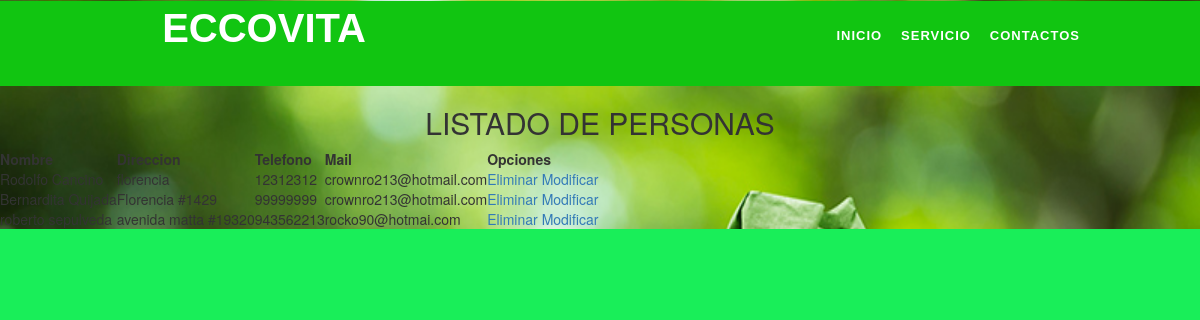
Screenshot of /listar-personas/ with the database file from the repository.
### core/models.py (models this page shows, shortened)
class DatosPersona(models.Model):
    Nombre = models.CharField(max_length=35)
    Direccion = models.CharField(max_length=40)
    Telefono = models.IntegerField()
    Mail = models.EmailField()
    Asunto = models.CharField(max_length=20)
    Mensaje = models.CharField(max_length=200)

### core/views.py (the view)
# urls.py: path('listar-personas/', listar_persona, name="listado_personas"),
def listar_persona(request):
    personas = DatosPersona.objects.all()
    return render(request, 'core/listar_persona.html', {'personas':personas})

### core/templates/core/listar_persona.html (shortened to what this page needs)
{% extends 'core/base.html' %}
{% block contenido %}
<h2>LISTADO DE PERSONAS</h2>
<table>
    <tr>
        <th>Nombre</th>
        <th>Direccion</th>
        <th>Telefono</th>
        <th>Mail</th>
        <th>Opciones</th>
    </tr>
    {% for a in personas %}
    <tr>
        <td>{{ a.Nombre }}</td>
        <td>{{ a.Direccion }}</td>
        <td>{{ a.Telefono }}</td>
        <td>{{ a.Mail }}</td>
        <td>
            <a href="{% url 'eliminar_persona' a.id %}">Eliminar</a>
            <a href="{% url 'modificar_persona' a.id %}">Modificar</a>
        </td>
    </tr>
    {% endfor %}
</table>
{% endblock contenido %}

### core/templates/core/base.html (shortened to what this page needs)
<!DOCTYPE html>
<html lang="es">
<head>
    {% load static %}
    <link rel="stylesheet" href="{% static 'core/css/Estilo.css' %}">
    <link rel="stylesheet" href="{% static 'core/css/Slinder.css' %}">
    <link rel="stylesheet" href="{% static 'core/css/animate.css' %}">
    <link rel="stylesheet" href="{% static 'core/css/style_scroll.css' %}">
    <link rel="stylesheet" href="{% static 'core/css/style_rodo.css' %}">
    <link rel="stylesheet" href="{% static 'core/css/style_form.css' %}">
    <link rel="stylesheet" href="{% static 'core/css/Responsive.css' %}">
    <link rel="stylesheet" href="Servicio.html">
    <link rel="stylesheet" href="Inicio.html">
    <link rel="stylesheet" href="Proyecto EccoVita.html">
    <link rel="stylesheet" href="formularioEccovita.html">
    <link rel="stylesheet" href="https://maxcdn.bootstrapcdn.com/bootstrap/3.3.7/css/bootstrap.min.css" >
</head>
<header>
    <div class="ancho">
        <div class="logo">
        <p><a href="{% url 'home' %}">ECCOVITA</a></p>
        </div>
        <nav>
            <ul>
                <li><a href="{% url 'home' %}">Inicio</a></li>
                <li><a href="{% url 'servicio' %}">Servicio</a></li>
                <li><a href="{% url 'formulario' %}">Contactos</a></li>
            </ul>
        </nav>
    </div>
</header>
{% block contenido %}{% endblock contenido %}
</html>

### core/static/core/css/Estilo.css (style rules this page uses)
* { padding: 0; margin: 0; }
header { width: 100%; background: rgb(17, 197, 17); height: 85px; z-index: 10; }
.ancho { width: 80%; height: 85px; background: rgb(17, 197, 17); margin: auto; }
.logo { width: 30%; height: 70px; background: rgb(17, 197, 17); float: left; padding-top: 10px; box-sizing: border-box; }
.logo p a { color: #fff; font-size: 40px; text-decoration: none; font-weight: bold; font-family: sans-serif; }
nav { width: 70%; height: 70px; background: olrgb(17, 197, 17)ive; float: left; text-align: right; padding-top: 24px; box-sizing: border-box; }
nav ul li { display: inline; }
nav ul li a { color: #fff; font-size: 13px; text-decoration: none; text-transform: uppercase; padding-left: 15px; font-weight: bold; letter-spacing: 1px; font-family: sans-serif; }
h2 { font-size: 26px; color: #333; text-align: center; font-family: sans-serif; }
p { color: #888; font-family: sans-serif; font-size: 15px; text-align: center; line-height: 35px; }

### core/static/core/css/style_rodo.css (style rules this page uses)
nav { width: 70%; height: 70px; background: olrgb(17, 197, 17)ive; float: left; text-align: right; padding-top: 24px; box-sizing: border-box; }
nav ul li { display: inline; }
nav ul li a { color: #fff; font-size: 13px; text-decoration: none; text-transform: uppercase; padding-left: 15px; font-weight: bold; letter-spacing: 1px; font-family: rale; }
header { width: 100%; background: rgb(17, 197, 17); height: 85px; z-index: 10; }
.ancho { width: 80%; height: 85px; background: rgb(17, 197, 17); margin: auto; font-family: sans-serif; }
nav ul li a { color: #fff; font-size: 13px; text-decoration: none; text-transform: uppercase; padding-left: 15px; font-weight: bold; letter-spacing: 1px; font-family: sans-serif; }
html { background-color:rgb(25, 238, 89); padding: 0,5%; }
.logo p a { color: #fff; font-size: 40px; text-decoration: none; font-weight: bold; font-family: sans-serif; }
.logo { width: 30%; height: 85px; background: rgb(17, 197, 17); float: left; padding-top: 10px; box-sizing: border-box; }

### core/static/core/css/style_form.css (style rules this page uses)
* { box-sizing: border-box; }
header { width: 100%; background: rgb(17, 197, 17); height: 85px; z-index: 10; }
.ancho { width: 80%; height: 85px; background: rgb(17, 197, 17); margin: auto; }
.logo { width: 30%; height: 70px; background: rgb(17, 197, 17); float: left; padding-top: 10px; box-sizing: border-box; }
.logo p a { color: #fff; font-size: 40px; text-decoration: none; font-weight: bold; font-family: Arial, Helvetica, sans-serif; }
nav { width: 70%; height: 70px; background: olrgb(17, 197, 17)ive; float: left; text-align: right; padding-top: 24px; box-sizing: border-box; }
nav ul li { display: inline; }
nav ul li a { color: #fff; font-size: 13px; text-decoration: none; text-transform: uppercase; padding-left: 15px; font-weight: bold; letter-spacing: 1px; font-family: Arial, Helvetica, sans-serif; }

### rows the page displays
DatosPersona: Nombre "Rodolfo Cancino", Direccion "florencia", Telefono "12312312", Mail "crownro213@hotmail.com"
DatosPersona: Nombre "Bernardita Quijada", Direccion "Florencia #1429", Telefono "99999999", Mail "crownro213@hotmail.com"
DatosPersona: Nombre "roberto sepulveda", Direccion "avenida matta #19320", Telefono "943562213", Mail "rocko90@hotmai.com"
